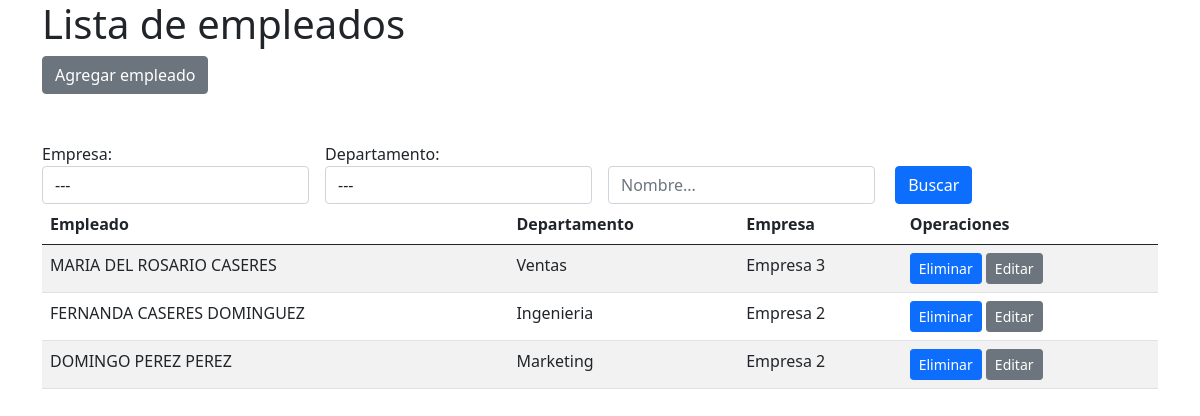
The page /empleados/ (signed in) on the database its author committed.
### empleados/models.py (models this page shows)
class Empleado(models.Model):
    nombre = models.CharField(max_length=50)
    apat = models.CharField(max_length=50)
    amat = models.CharField(max_length=50)
    fechanacimiento = models.DateField()
    correo = models.CharField(max_length=50)
    genero = models.CharField(max_length=1)
    telefono = models.CharField(max_length=12)
    celular = models.CharField(max_length=10)
    fechaingreso = models.DateField()
    empresa = models.ForeignKey(Empresa, on_delete=models.CASCADE)
    departamento = models.ForeignKey(Departamento, on_delete=models.CASCADE)
    def __str__(self):
        return self.nombre + " " + self.apat + " " + self.amat

class Departamento(models.Model):
    nombre = models.CharField(max_length=50)
    def __str__(self):
        return self.nombre

class Empresa(models.Model):
    nombre = models.CharField(max_length=50)
    direccion = models.CharField(max_length=50)
    def __str__(self):
        return self.nombre

### empleados/views.py (the view)
# urls.py: path('', login_required(views.index), name='index'),
def index(request):
    queryset = request.GET.get("criterio")
    queryempresa = request.GET.get("empresa")
    querydepartamento = request.GET.get("departamento")
    empleados = Empleado.objects.all()
    empresas = Empresa.objects.all()
    departamentos = Departamento.objects.all()
    if queryset:
        empleados = Empleado.objects.filter(nombre__contains=queryset)
    if queryempresa:
        empleados = Empleado.objects.filter(empresa=Empresa.objects.get(id__iexact = queryempresa))
    if querydepartamento:
        empleados = Empleado.objects.filter(departamento=Departamento.objects.get(id__iexact = querydepartamento))
    context = {'empleados':empleados,'empresas':empresas,'departamentos':departamentos}
    return render(request, 'empleados/index.html', context)

### empleados/templates/empleados/index.html (shortened to what this page needs)
{% extends 'empleados/layout.html' %}
{% block body %}
        <div class="col-12">
            <h1>Lista de empleados</h1>
            <a href="{% url 'add' %}" class="btn btn-secondary mb-5">Agregar empleado</a>
        </div>
        <div class="col-12">
            <form method="GET" class="row g-3">
                <div class="col-md-3">
                    <label>Empresa:</label>
                    <select name="empresa" class="form-control">
                        <option value="">---</option>
                    </select>
                </diV>
                <div class="col-md-3">
                    <label>Departamento:</label>
                    <select name="departamento" class="form-control">
                        <option value="">---</option>
                    </select>
                </diV>
                <div class="col-md-3">
                    <input type="text" name="criterio" class="form-control" placeholder="Nombre...">
                </div>
                <div class="col-md-3">
                    <button type="submit" class="btn btn-primary mt-4">Buscar</button>
                </div>
            </form>
        </div>
        <div class="col-12">
            <table class="table table-striped">
                <thead>
                    <tr>
                        <th>Empleado</th>
                        <th>Departamento</th>
                        <th>Empresa</th>
                        <th>Operaciones</th>
                    </tr>
                </thead>
                <tbody>
                    {% for empleado in empleados %}
                        <tr>
                            <td>{{ empleado }}</td>
                            <td>{{ empleado.departamento }}</td>
                            <td>{{ empleado.empresa }}</td>
                            <td>
                                <a href="{% url 'delete' empleado.id %}" class="btn btn-primary btn-sm">Eliminar</a>
                                <a href="{% url 'edit' empleado.id %}" class="btn btn-secondary btn-sm">Editar</a>
                            </td>
                        </tr>
                    {% endfor %}
                </tbody>
            </table>
        </div>
{% endblock %}

### empleados/templates/empleados/layout.html (shortened to what this page needs)
<!doctype html>
<html lang="en">
<head>
    <link href="https://cdn.jsdelivr.net/npm/bootstrap@5.0.1/dist/css/bootstrap.min.css" rel="stylesheet">
</head>
<body>
    <div class="container">
        <div class="row">
            {% block body %}
            {% endblock %}
        </div>
    </div>
</body>
</html>

### rows shown on the page
Empleado: nombre+apat+amat "MARIA DEL ROSARIO CASERES", departamento "Ventas", empresa "Empresa 3"
Empleado: nombre+apat+amat "FERNANDA CASERES DOMINGUEZ", departamento "Ingenieria", empresa "Empresa 2"
Empleado: nombre+apat+amat "DOMINGO PEREZ PEREZ", departamento "Marketing", empresa "Empresa 2"
